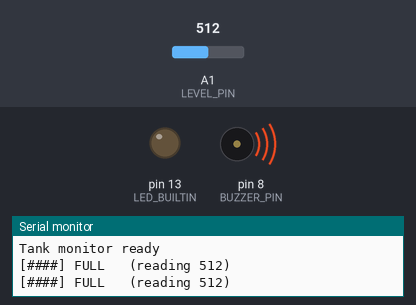
This sketch was run on a simulated Arduino Uno, built with avr-gcc and run on an emulated ATmega328P. Parts: output pins drawn as LEDs (lit = HIGH), buzzer (waves = sounding), the last lines printed to the serial monitor. The test bench sets the inputs (shaded band); at power-on: A1 (LEVEL_PIN) = 512.

Above: at 0.95 s.
1.7 s: A1 (LEVEL_PIN) set to 406
5.2 s: A1 (LEVEL_PIN) set to 384
At 5.2 s:
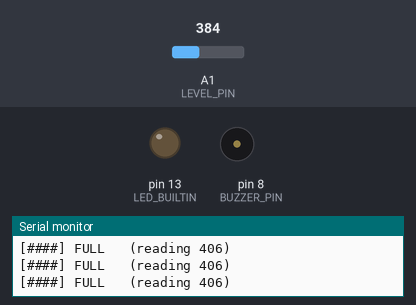
7.6 s: A1 (LEVEL_PIN) set to 110
9.6 s: A1 (LEVEL_PIN) set to 95
At 10.7 s:
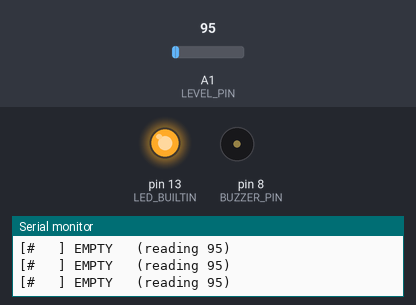
11.1 s: A1 (LEVEL_PIN) set to 122
At 11.9 s:
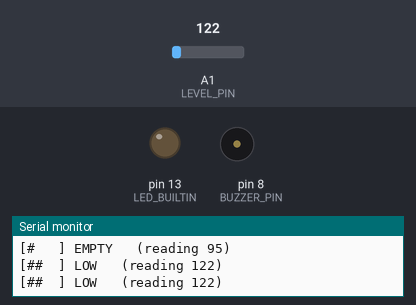
12.6 s: A1 (LEVEL_PIN) set to 90
At 13.1 s:
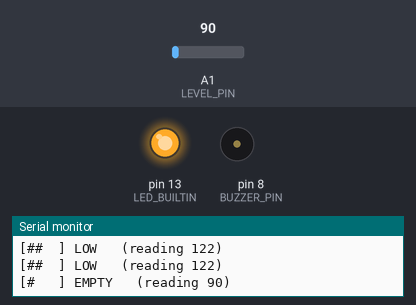
Timing chart, 0 to 15.1 s (numbered marks = the images above; inputs shaded):
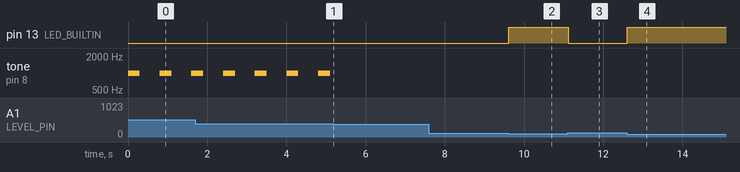

The sketch:

p09_water_tank.ino
```cpp
// Project 9: Water tank monitor
// Water level sensor: S to A1, + to 5V, - to ground.
// Only the printed lines of the sensor go in the water, never the top.
//
// Step 1: upload and dip the sensor a little at a time. Watch the number rise.
// Step 2: put the numbers you saw into LOW_LEVEL, HALF_LEVEL and FULL_LEVEL.
// Buzzer on D8 sounds when the tank is full.

const int LEVEL_PIN = A1;
const int BUZZER_PIN = 8;
const int LOW_LEVEL = 100;
const int HALF_LEVEL = 250;
const int FULL_LEVEL = 400;
const bool ACTIVE_BUZZER = false;

void setup() {
  pinMode(BUZZER_PIN, OUTPUT);
  pinMode(LED_BUILTIN, OUTPUT);
  Serial.begin(9600);
  Serial.println("Tank monitor ready");
}

void loop() {
  int v = analogRead(LEVEL_PIN);

  const char* label;
  int bars;
  if (v >= FULL_LEVEL)      { label = "FULL";  bars = 4; }
  else if (v >= HALF_LEVEL) { label = "HALF";  bars = 3; }
  else if (v >= LOW_LEVEL)  { label = "LOW";   bars = 2; }
  else                      { label = "EMPTY"; bars = 1; }

  Serial.print("[");
  for (int i = 0; i < 4; i++) Serial.print(i < bars ? "#" : " ");
  Serial.print("] ");
  Serial.print(label);
  Serial.print("   (reading ");
  Serial.print(v);
  Serial.println(")");

  digitalWrite(LED_BUILTIN, bars == 1 ? HIGH : LOW);   // light on = refill

  if (bars == 4) {
    if (ACTIVE_BUZZER) digitalWrite(BUZZER_PIN, HIGH);
    else tone(BUZZER_PIN, 1000);
    delay(300);
    if (ACTIVE_BUZZER) digitalWrite(BUZZER_PIN, LOW);
    else noTone(BUZZER_PIN);
  }
  delay(500);
}
```

Measured:
- the behaviour switches between 400 and 399 on A1 (LEVEL_PIN) (found by bisection; images 0 and 1)
- the behaviour switches between 100 and 99 on A1 (LEVEL_PIN) (found by bisection; images 1 and 2)
- after the input at 5.2 s, tone on pin 8 (BUZZER_PIN): stops changing and stays silent
- after the input at 9.6 s, pin 13 (LED_BUILTIN): LOW → HIGH at once
- after the input at 11.1 s, pin 13 (LED_BUILTIN): HIGH → LOW at once
- after the input at 12.6 s, pin 13 (LED_BUILTIN): LOW → HIGH at once
- by itself, tone on pin 8 (BUZZER_PIN): alternates 1000 Hz for 0.30 s and silent for 0.50 s
